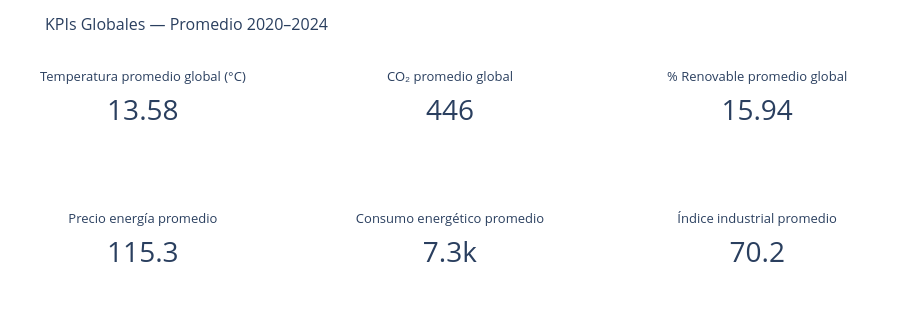

The notebook cell saved with this chart:
### Code cell
kpis = {
    "Temperatura promedio global (°C)": df["avg_temperature"].mean(),
    "CO₂ promedio global":              df["co2_emission"].mean(),
    "% Renovable promedio global":      df["renewable_share"].mean(),
    "Precio energía promedio":          df["energy_price"].mean(),
    "Consumo energético promedio":      df["energy_consumption"].mean(),
    "Índice industrial promedio":       df["industrial_activity_index"].mean(),
}

fig = go.Figure()

for i, (nombre, valor) in enumerate(kpis.items()):
    fig.add_trace(go.Indicator(
        mode="number",
        value=round(valor, 2),
        title={"text": nombre, "font": {"size": 13}},
        number={"font": {"size": 28}},
        domain={"row": i // 3, "column": i % 3}
    ))

fig.update_layout(
    title=dict(text="KPIs Globales — Promedio 2020–2024", font=dict(size=16)),
    grid={"rows": 2, "columns": 3, "pattern": "independent"},
    height=320,
    margin=dict(t=60, b=20, l=20, r=20)
)
fig.show()

### Figure 1 — Plotly figure (JSON) as saved in the notebook; plotly's stock layout.template omitted (floating-point values rounded to 4 significant figures)
{"data": [{"domain": {"column": 0, "row": 0}, "mode": "number", "number": {"font": {"size": 28}}, "title": {"font": {"size": 13}, "text": "Temperatura promedio global (°C)"}, "type": "indicator", "value": 13.58}, {"domain": {"column": 1, "row": 0}, "mode": "number", "number": {"font": {"size": 28}}, "title": {"font": {"size": 13}, "text": "CO₂ promedio global"}, "type": "indicator", "value": 445.8}, {"domain": {"column": 2, "row": 0}, "mode": "number", "number": {"font": {"size": 28}}, "title": {"font": {"size": 13}, "text": "% Renovable promedio global"}, "type": "indicator", "value": 15.94}, {"domain": {"column": 0, "row": 1}, "mode": "number", "number": {"font": {"size": 28}}, "title": {"font": {"size": 13}, "text": "Precio energía promedio"}, "type": "indicator", "value": 115.3}, {"domain": {"column": 1, "row": 1}, "mode": "number", "number": {"font": {"size": 28}}, "title": {"font": {"size": 13}, "text": "Consumo energético promedio"}, "type": "indicator", "value": 7296.0}, {"domain": {"column": 2, "row": 1}, "mode": "number", "number": {"font": {"size": 28}}, "title": {"font": {"size": 13}, "text": "Índice industrial promedio"}, "type": "indicator", "value": 70.17}], "layout": {"grid": {"columns": 3, "pattern": "independent", "rows": 2}, "height": 320, "margin": {"b": 20, "l": 20, "r": 20, "t": 60}, "title": {"font": {"size": 16}, "text": "KPIs Globales — Promedio 2020–2024"}}}
